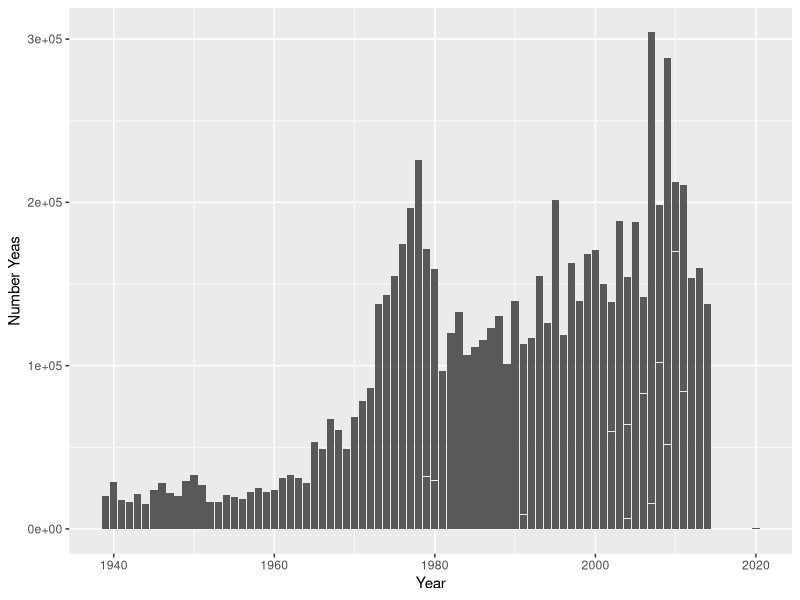
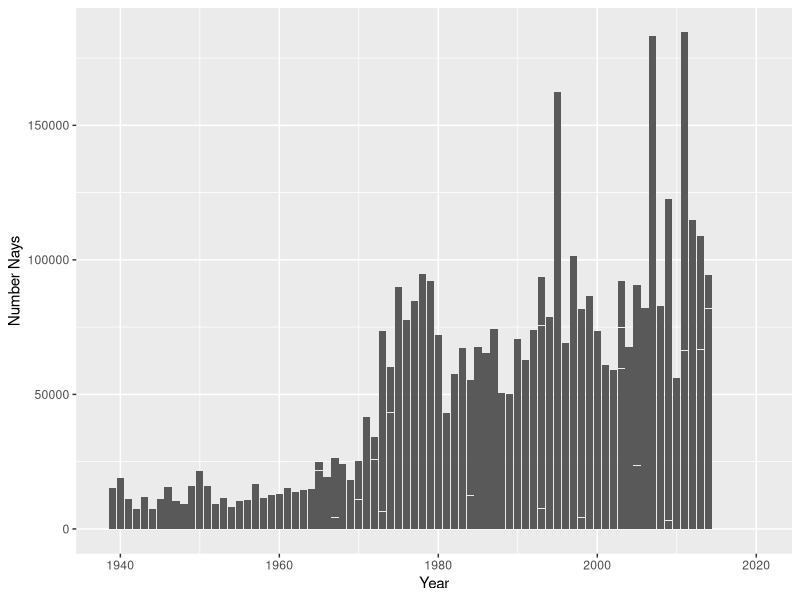
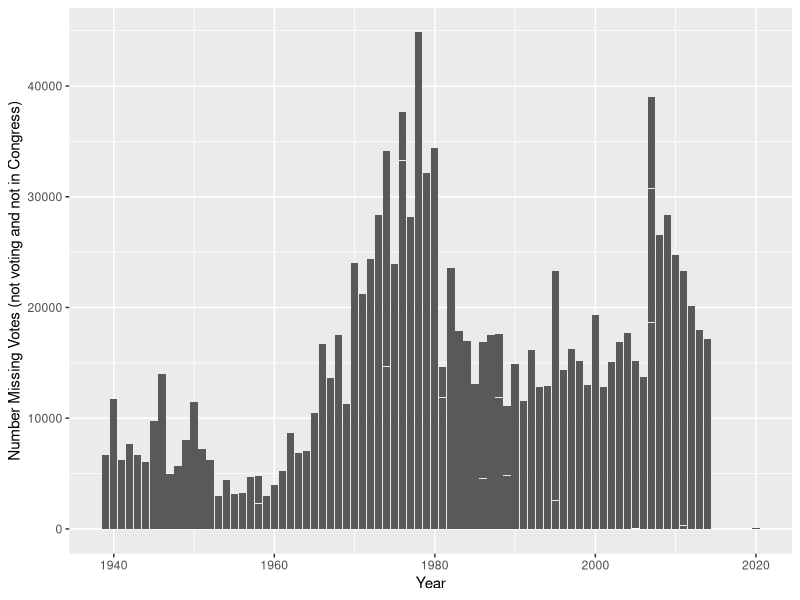

Reproduce these figures in R, in order.
## ---- chunk 1
library(tidyverse)
library(ggplot2)
data <- read.csv("data/Party Voting Splits(main).csv")

## ---- chunk 2
data1 <- data |>
  mutate(congress_number = X35,
         roll_call_number = X1,
         month = X12,
         day = X7,
         year = X1857,
         number_missing_votes = X26,
         number_yeas = X211,
         number_nays = X6,
         number_republican_yeas = X82,
         number_republican_nays = X3,
         number_democrat_yeas = X124,
         number_democrat_nays = X0) |>
  filter(congress_number >= 76) |>
  select(congress_number, roll_call_number, month, day, year, number_missing_votes, number_yeas, number_nays, number_republican_yeas, number_republican_nays, number_democrat_yeas, number_democrat_nays)

data1
## ---- chunk 3
data2 <- data1 |>
  ggplot(data = data1,
       mapping = aes(x = year,
                     y = number_yeas)) +
  geom_col() + 
  labs(
    x = "Year",
    y = "Number Yeas")

data2
## ---- chunk 4
data3 <- data1 |>
  ggplot(data = data1,
       mapping = aes(x = year,
                     y = number_nays)) +
  geom_col()+ 
  labs(
    x = "Year",
    y = "Number Nays") 

data3

## ---- chunk 5
data4 <- data1 |>
  ggplot(data = data1,
       mapping = aes(x = year,
                     y = number_missing_votes)) +
  geom_col()+ 
  labs(
    x = "Year",
    y = "Number Missing Votes (not voting and not in Congress)") 

data4

